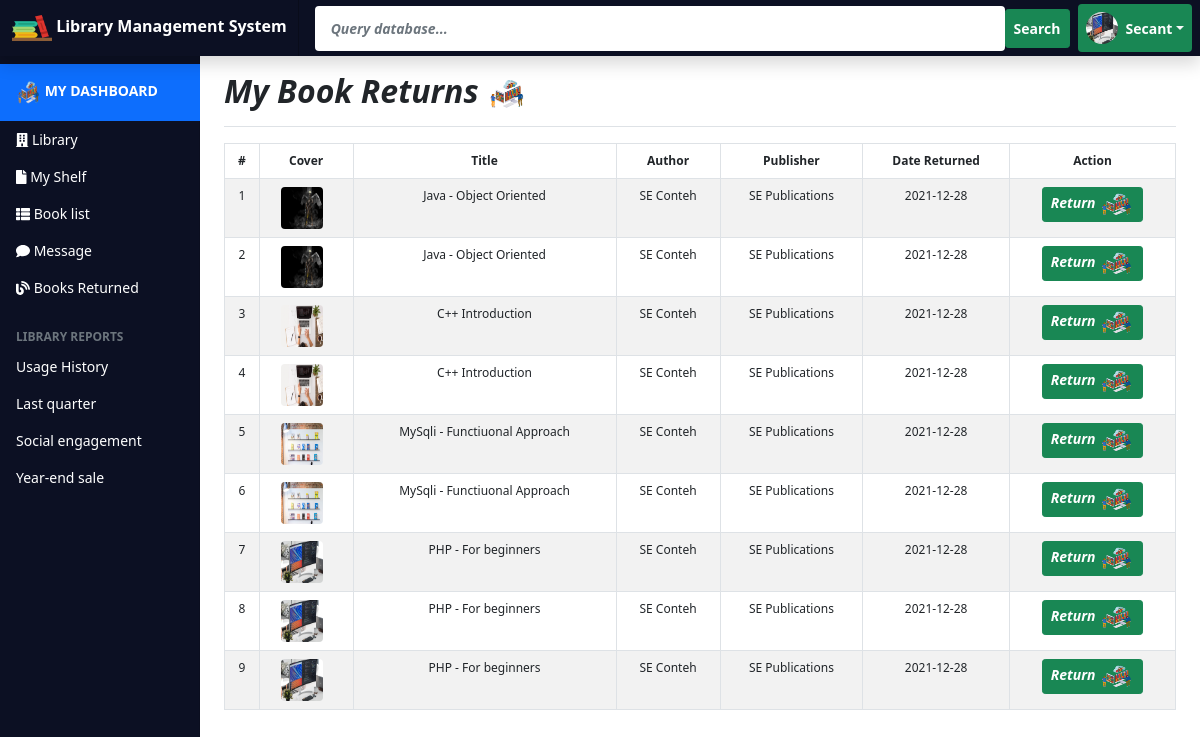
The app's page /student/my-returns.php (signed in) with its own data.
### tables this page shows
CREATE TABLE IF NOT EXISTS `tblbookreturn` (
  `bookreturn_ID` int(11) NOT NULL AUTO_INCREMENT,
  `book_ID` int(11) DEFAULT NULL,
  `stud_ID` int(11) DEFAULT NULL,
  `date_returned` date DEFAULT NULL,
  PRIMARY KEY (`bookreturn_ID`),
  KEY `book_ID` (`book_ID`),
  KEY `stud_ID` (`stud_ID`)
);

CREATE TABLE IF NOT EXISTS `tblbook` (
  `bookid` int(11) NOT NULL AUTO_INCREMENT,
  `bookcover` varchar(255) DEFAULT NULL,
  `booktitle` varchar(50) DEFAULT NULL,
  `bookauthor` varchar(50) DEFAULT NULL,
  `bookcategoryid` int(5) DEFAULT NULL,
  `bookstatusid` int(5) DEFAULT NULL,
  `bookpublisher` varchar(50) DEFAULT NULL,
  `bookdateadded` date DEFAULT NULL,
  PRIMARY KEY (`bookid`),
  KEY `bookcategoryid` (`bookcategoryid`),
  KEY `bookstatusid` (`bookstatusid`)
);

### student/my-returns.php (the view, shortened to what this page needs)
<?php include 'dashboard-sidebar.php';?>
    <main class="col-md-9 ms-sm-auto col-lg-10 px-md-4">
      <div class="d-flex justify-content-between flex-wrap flex-md-nowrap align-items-center pt-3 pb-2 mb-3 border-bottom">
        <h4 class="h2 fst-italic fw-bold">My Book Returns
             <img src="../assets/LMS Icons/2.png" width="40" height="32"></h4>
      </div>
      <table class="table table-striped table-bordered table-hover table-responsive" style="font-size:12px" cellspacing="0">
          <thead class="text-center">
            <tr>
              <th>#</th>
              <th>Cover</th>
              <th>Title</th>
              <th>Author</th>
              <th>Publisher</th>
              <th>Date Returned</th>
              <th>Action</th>
            </tr>
          </thead>
          <tbody class="text-center">
          <?php
             $userid = $_SESSION['stud_ID'];
             $i = 1;
            include '../includes/config.php';
            $datashowquery = "SELECT * FROM tblbookreturn
            JOIN tblbook ON tblbook.bookid = tblbookreturn.book_ID
            WHERE tblbookreturn.stud_ID = '$userid'";
            $datashowqueryrun = mysqli_query($conn,  $datashowquery);
            $datashowqueryrowcount = mysqli_num_rows($datashowqueryrun);
            if( $datashowqueryrowcount > 0){
                while($row = mysqli_fetch_assoc($datashowqueryrun)){
            ?>
            <tr>
              <td><?php echo $i++;?></td>
              <td><img src="../<?php echo $row['bookcover'];?>" width="42" height="42" class="rounded me-2"></td>
              <td><?php echo $row['booktitle'];?></td>
              <td><?php echo $row['bookauthor'];?></td>
              <td><?php echo $row['bookpublisher'];?></td>
              <td><?php echo $row['date_returned'];?></td>
              <td>
              <form action="controller.php" method="POST">
                <button class="btn btn-success btn-sm fw-bold fst-italic" name="returnbook"> Return <img src="../assets/LMS Icons/2.png" width="35" height="25"></button>
                </form>
              </td>
            </tr>
            <?php
                }
            }?>
          </tbody>
        </table>
      </div>
  </div>
<?php include 'dashboard-footer.php';?>

### records on screen
tblbookreturn: book_ID.bookcover (picture), book_ID.booktitle "Java - Object Oriented", book_ID.bookauthor "SE Conteh", book_ID.bookpublisher "SE Publications", date_returned "2021-12-28"
tblbookreturn: book_ID.bookcover (picture), book_ID.booktitle "Java - Object Oriented", book_ID.bookauthor "SE Conteh", book_ID.bookpublisher "SE Publications", date_returned "2021-12-28"
tblbookreturn: book_ID.bookcover (picture), book_ID.booktitle "C++ Introduction", book_ID.bookauthor "SE Conteh", book_ID.bookpublisher "SE Publications", date_returned "2021-12-28"
tblbookreturn: book_ID.bookcover (picture), book_ID.booktitle "C++ Introduction", book_ID.bookauthor "SE Conteh", book_ID.bookpublisher "SE Publications", date_returned "2021-12-28"
tblbookreturn: book_ID.bookcover (picture), book_ID.booktitle "MySqli - Functiuonal Approach", book_ID.bookauthor "SE Conteh", book_ID.bookpublisher "SE Publications", date_returned "2021-12-28"
tblbookreturn: book_ID.bookcover (picture), book_ID.booktitle "MySqli - Functiuonal Approach", book_ID.bookauthor "SE Conteh", book_ID.bookpublisher "SE Publications", date_returned "2021-12-28"
tblbookreturn: book_ID.bookcover (picture), book_ID.booktitle "PHP - For beginners", book_ID.bookauthor "SE Conteh", book_ID.bookpublisher "SE Publications", date_returned "2021-12-28"
tblbookreturn: book_ID.bookcover (picture), book_ID.booktitle "PHP - For beginners", book_ID.bookauthor "SE Conteh", book_ID.bookpublisher "SE Publications", date_returned "2021-12-28"
tblbookreturn: book_ID.bookcover (picture), book_ID.booktitle "PHP - For beginners", book_ID.bookauthor "SE Conteh", book_ID.bookpublisher "SE Publications", date_returned "2021-12-28"

### other values on screen
$_SESSION['fname'] "Secant"
